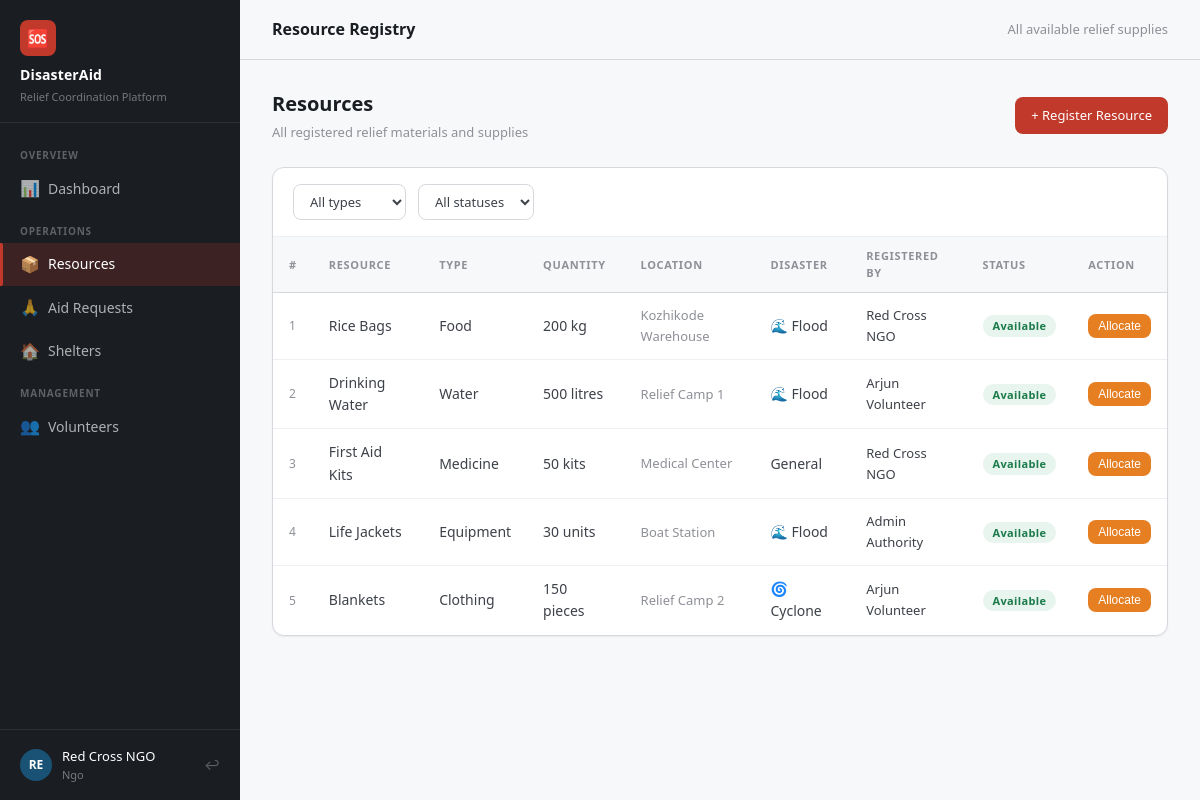
The page /resources (signed in) on the database its author committed.
### tables this page shows
CREATE TABLE users (
    id INTEGER PRIMARY KEY AUTOINCREMENT,
    name TEXT NOT NULL,
    email TEXT UNIQUE NOT NULL,
    password TEXT NOT NULL,
    role TEXT NOT NULL CHECK(role IN ('volunteer','ngo','authority','affected')),
    phone TEXT,
    location TEXT,
    created_at TIMESTAMP DEFAULT CURRENT_TIMESTAMP
);

CREATE TABLE resources (
    id INTEGER PRIMARY KEY AUTOINCREMENT,
    name TEXT NOT NULL,
    type TEXT NOT NULL CHECK(type IN ('food','water','medicine','clothing','shelter_item','equipment','other')),
    quantity INTEGER NOT NULL,
    unit TEXT NOT NULL,
    location TEXT NOT NULL,
    status TEXT DEFAULT 'available' CHECK(status IN ('available','allocated','depleted')),
    registered_by INTEGER,
    disaster_type TEXT CHECK(disaster_type IN ('flood','landslide','cyclone','general')),
    notes TEXT,
    created_at TIMESTAMP DEFAULT CURRENT_TIMESTAMP,
    FOREIGN KEY(registered_by) REFERENCES users(id)
);

### routes/main.py (the view)
@main_bp.route('/resources')
@login_required
def resources():
    db = get_db()
    rtype = request.args.get('type', '')
    status = request.args.get('status', '')
    query = '''SELECT r.*, u.name as registered_by_name FROM resources r
               LEFT JOIN users u ON r.registered_by=u.id WHERE 1=1'''
    params = []
    if rtype:
        query += ' AND r.type=?'; params.append(rtype)
    if status:
        query += ' AND r.status=?'; params.append(status)
    query += ' ORDER BY r.created_at DESC'
    items = db.execute(query, params).fetchall()
    return render_template('resources.html', resources=items, filter_type=rtype, filter_status=status)

### database/db.py (called while the page is built)
def get_db():
    if 'db' not in g:
        g.db = sqlite3.connect(DATABASE)
        g.db.row_factory = sqlite3.Row
    return g.db

### routes/main.py (called while the page is built)
def login_required(f):
    @wraps(f)
    def decorated(*args, **kwargs):
        if 'user_id' not in session:
            return redirect(url_for('auth.login'))
        return f(*args, **kwargs)
    return decorated

### templates/resources.html (shortened to what this page needs)
{% extends 'base.html' %}
{% block page_title %}Resource Registry{% endblock %}
{% block topbar_meta %}All available relief supplies{% endblock %}
{% block content %}
<div class="page-header">
  <div>
    <h2>Resources</h2>
    <p>All registered relief materials and supplies</p>
  </div>
  {% if session.user_role != 'affected' %}
  <a href="{{ url_for('main.add_resource') }}" class="btn btn-primary">+ Register Resource</a>
  {% endif %}
</div>
<div class="card">
  <div class="card-header">
    <form method="GET" class="filter-bar" style="flex:1; margin:0;">
      <select name="type" class="form-control" style="width:auto;" onchange="this.form.submit()">
        <option value="">All types</option>
      </select>
      <select name="status" class="form-control" style="width:auto;" onchange="this.form.submit()">
        <option value="">All statuses</option>
      </select>
    </form>
  </div>
  <div class="table-wrap">
    <table>
      <thead>
        <tr>
          <th>#</th>
          <th>Resource</th>
          <th>Type</th>
          <th>Quantity</th>
          <th>Location</th>
          <th>Disaster</th>
          <th>Registered By</th>
          <th>Status</th>
          {% if session.user_role in ['authority','ngo'] %}<th>Action</th>{% endif %}
        </tr>
      </thead>
      <tbody>
        {% for r in resources %}
        <tr>
          <td style="color:var(--gray-400); font-size:12px;">{{ r.id }}</td>
          <td style="font-weight:500;">{{ r.name }}</td>
          <td style="text-transform:capitalize;">{{ r.type }}</td>
          <td>{{ r.quantity }} {{ r.unit }}</td>
          <td style="font-size:13px; color:var(--gray-400);">{{ r.location }}</td>
          <td>
            {% if r.disaster_type == 'flood' %}🌊 Flood
            {% elif r.disaster_type == 'landslide' %}⛰️ Landslide
            {% elif r.disaster_type == 'cyclone' %}🌀 Cyclone
            {% else %}General{% endif %}
          </td>
          <td style="font-size:13px;">{{ r.registered_by_name or '—' }}</td>
          <td>
            {% if r.status == 'available' %}<span class="badge badge-success">Available</span>
            {% elif r.status == 'allocated' %}<span class="badge badge-warning">Allocated</span>
            {% else %}<span class="badge badge-danger">Depleted</span>{% endif %}
          </td>
          {% if session.user_role in ['authority','ngo'] %}
          <td>
            {% if r.status == 'available' %}
            <form method="POST" action="{{ url_for('main.allocate_resource', rid=r.id) }}" style="display:inline;">
              <button type="submit" class="btn btn-warning btn-sm">Allocate</button>
            </form>
            {% endif %}
          </td>
          {% endif %}
        </tr>
        {% else %}
        <tr><td colspan="9" style="text-align:center; color:var(--gray-400); padding:32px;">No resources found. <a href="{{ url_for('main.add_resource') }}">Register one →</a></td></tr>
        {% endfor %}
      </tbody>
    </table>
  </div>
</div>
{% endblock %}

### templates/base.html (shortened to what this page needs)
<!DOCTYPE html>
<html lang="en">
<head>
  <link rel="stylesheet" href="{{ url_for('static', filename='css/style.css') }}">
</head>
<body>
<div class="layout">
  <aside class="sidebar">
    <div class="sidebar-brand">
      <div class="brand-icon">🆘</div>
      <h1>DisasterAid</h1>
      <p>Relief Coordination Platform</p>
    </div>
    <nav class="sidebar-nav">
      <div class="nav-section">Overview</div>
      <a href="{{ url_for('main.dashboard') }}" class="nav-link {% if request.endpoint == 'main.dashboard' %}active{% endif %}">
        <span class="icon">📊</span> Dashboard
      </a>
      <div class="nav-section">Operations</div>
      <a href="{{ url_for('main.resources') }}" class="nav-link {% if request.endpoint in ['main.resources','main.add_resource'] %}active{% endif %}">
        <span class="icon">📦</span> Resources
      </a>
      <a href="{{ url_for('main.aid_requests') }}" class="nav-link {% if request.endpoint in ['main.aid_requests','main.new_request'] %}active{% endif %}">
        <span class="icon">🙏</span> Aid Requests
      </a>
      <a href="{{ url_for('main.shelters') }}" class="nav-link {% if request.endpoint in ['main.shelters','main.add_shelter'] %}active{% endif %}">
        <span class="icon">🏠</span> Shelters
      </a>
      {% if session.user_role in ['authority','ngo'] %}
      <div class="nav-section">Management</div>
      <a href="{{ url_for('main.volunteers') }}" class="nav-link {% if request.endpoint == 'main.volunteers' %}active{% endif %}">
        <span class="icon">👥</span> Volunteers
      </a>
      {% endif %}
    </nav>
    <div class="sidebar-user">
      <div class="user-avatar">{{ session.user_name[:2].upper() }}</div>
      <div class="user-info">
        <div class="name">{{ session.user_name }}</div>
        <div class="role">{{ session.user_role }}</div>
      </div>
      <a href="{{ url_for('auth.logout') }}" class="logout-link" title="Sign out">↩</a>
    </div>
  </aside>
  <div class="main-content">
    {% block topbar %}
    <div class="topbar">
      <div class="topbar-title">{% block page_title %}{% endblock %}</div>
      <div class="topbar-meta">{% block topbar_meta %}{% endblock %}</div>
    </div>
    {% endblock %}
    <div class="page-body">
      {% block content %}{% endblock %}
    </div>
  </div>
</div>
</body>
</html>

### rows shown on the page
users: user_name "Red Cross NGO", user_role "Ngo"
resources: id "1", name "Rice Bags", type "Food", quantity "200", unit "kg", location "Kozhikode Warehouse", disaster_type "🌊 Flood", name "Red Cross NGO", status "Available"
resources: id "2", name "Drinking Water", type "Water", quantity "500", unit "litres", location "Relief Camp 1", disaster_type "🌊 Flood", name "Arjun Volunteer", status "Available"
resources: id "3", name "First Aid Kits", type "Medicine", quantity "50", unit "kits", location "Medical Center", disaster_type "General", name "Red Cross NGO", status "Available"
resources: id "4", name "Life Jackets", type "Equipment", quantity "30", unit "units", location "Boat Station", disaster_type "🌊 Flood", name "Admin Authority", status "Available"
resources: id "5", name "Blankets", type "Clothing", quantity "150", unit "pieces", location "Relief Camp 2", disaster_type "🌀 Cyclone", name "Arjun Volunteer", status "Available"

### other values the page prints
{{ session.user_name[:2].upper() }} "RE"
